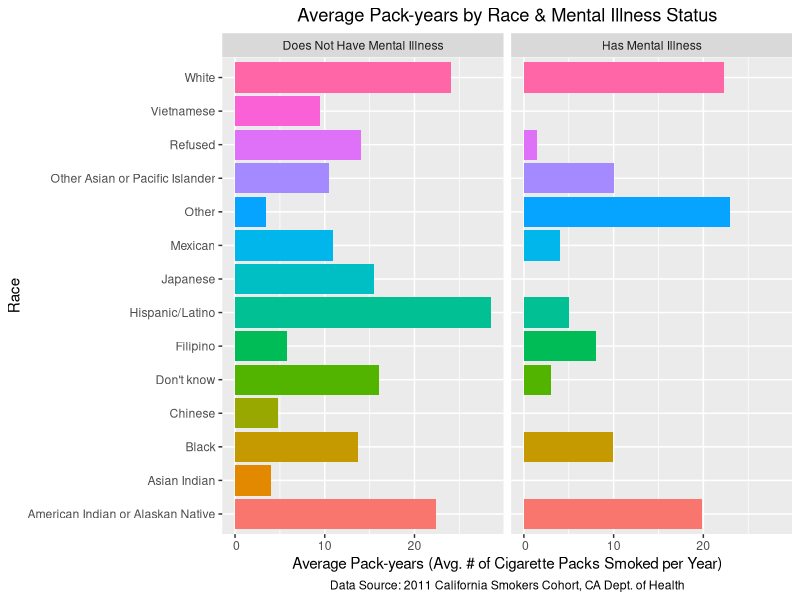
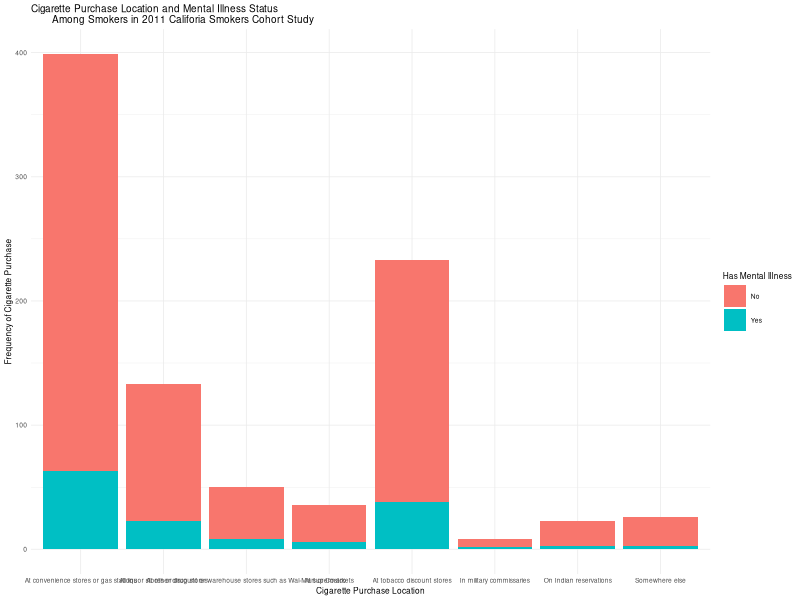

R code for these plots, in order:
## ---- chunk 1
library(tidyverse)
library(knitr)
library(kableExtra)

#Insert previous code with updated datasets 
race_data <-read_csv("ca_csc_outcome_race_data.csv",
            col_select = c(ID, NERVOUS, WORRYING, PROBINTR,
                           PROBDOWN, ASTHMA, HEARTDIS,
                           DIABETES, OTHMENILL, race01, race02, race03,
                           race04, race05, race06, race07, race08,
                           race09, race10, race11, race12, race13,
                           race14, race15),
            na = c("", "NA", "NA/Not Applicable", "N/A", "n/a",
                   "(DO NOT READ) NA/Not Applicable",
                   "(DO NOT READ) Refused",
                   "(DO NOT READ) Don't know"))

smoker_data <- read_csv("ca_csc_smoker_data.csv",
            col_select = c(psraid, smokstat, WHEREBUY, BUYCALIF,
                           HOWMANY, SMOK6NUM, SMOK6UNI),
            na = c("", "NA", "NA/Not Applicable", "N/A", "n/a",
                   "(DO NOT READ) NA/Not Applicable",
                   "(DO NOT READ) Refused",
                   "(DO NOT READ) Don't know"))

#Changed casing for variables from capitals to lowercase in both dataframes
#of race_data and smoker_data
names(race_data) <- tolower(names(race_data))
names(smoker_data) <- tolower(names(smoker_data))

#Re-coded "100 or more cigarettes" to "100" for future pack-year calculations
#once the variable `howmany` is converted from character to numeric data type
smoker_data$howmany <- recode(smoker_data$howmany,
                              "100 or more cigarettes" = "100")

#Changed the data type of `howmany` from character to numeric in order to
#perform calculations for pack-years later
smoker_data$howmany <- as.numeric(smoker_data$howmany)

#Re-coded "In military commissaries, or" to "In military commissaries", as well
#as "Somewhere else (SPECIFY)?" to "Somewhere else" to make
#response option more understandable when displayed for the variable `wherebuy`.
smoker_data$wherebuy <- recode(smoker_data$wherebuy,
                  "In military commissaries, or" = "In military commissaries",
                  "Somewhere else (SPECIFY)?" = "Somewhere else")

#Created new variable `race` to combine variables race01:race15 into one column. 
race_data_2 <- race_data %>%
  mutate(race = case_when(race01 == "Yes" ~ "White",
        race02 == "Yes" ~ "Black",
        race03 == "Yes" ~ "Japanese",
        race04 == "Yes" ~ "Chinese",
        race05 == "Yes" ~ "Filipino",
        race06 == "Yes" ~ "Korean",
        race07 == "Yes" ~ "Other Asian or Pacific Islander",
        race08 == "Yes" ~ "American Indian or Alaskan Native",
        race09 == "Yes" ~ "Mexican",
        race10 == "Yes" ~ "Hispanic/Latino",
        race11 == "Yes" ~ "Other",
        race12 == "Yes" ~ "Vietnamese",
        race13 == "Yes" ~ "Asian Indian",
        race14 == "Yes" ~ "Refused",
        race15 == "Yes" ~ "Don't know")) %>%
  select(-(race01:race15))

#Created new variable "packs_per_day" for future calculations for pack-years
smoker_data_2 <- smoker_data %>% mutate(packs_per_day = howmany/20)

## ---- chunk 2
#We calculated pack-years, which is given by the formula of
#pack-years = # of packs of cigarettes smoked per day * years a person has smoked.
#This calculation led to the creation of a new variable called `pack_years`.
#`pack_years` was created conditionally based on the three different time units
#as determined by the existing variable `smok6uni`, which are: "Days", "Months",
#and "Years". To change the unit of "Days" to years, we set up a conditional
#statement in the code to divide `smok6num` by 365 before multiplying the result
#by `packs_per_day` to get pack-years. Similarly, to change the unit of "Months"
#to years, we set up a conditional statement in the code to divide `smok6num`
#by 12 before multiplying the result by `packs_per_day` to get pack-years. For
#`smok6uni` observations that have the value "Years", we just multiplied
#`smok6num` by `packs_per_day` to get pack-years directly. We assigned
#this overall change in the data frame smoker_data_2 to a new data frame
#called smoker_data_3, which includes the new variable `pack_years`.

smoker_data_3 <- smoker_data_2 %>%
  mutate(pack_years =
           case_when(smok6uni == "Days" ~ packs_per_day*(smok6num/365),
                     smok6uni == "Months" ~ packs_per_day*(smok6num/12),
                     smok6uni == "Years" ~ packs_per_day*(smok6num)))

#We then rounded `pack_years` to the nearest whole number for all observations.

smoker_data_3$pack_years <- round(smoker_data_3$pack_years, 0)

## ---- chunk 3

#In order to join our two cleaned data sets together, we first had to remove the
#strings of 'DIS' and 'STAT' from the `id` column of race_data_2 by using gsub().
#We overwrote these changes in the race_data_2 data frame and viewed these new
#changes to make sure the `id` variable only contains numbers and no
#characters.

race_data_2$id <- gsub('[DISSTAT]', '', race_data_2$id)

#Next, looking at the smoker_data_3 data frame, we see that the `psraid`
#variable contains each study participant's unique ID number, but the variable
#is a numeric data type. On the other hand, `id` from the race_data_2
#data frame is a character data type. We needed to convert `psraid` then from
#character to numeric data type because 1) `psraid` is an identifier rather than
#a numeric value to mathematically manipulate even if it does contain numbers
#and 2) in order to perform a join, the two variables must be the same data
#type.

smoker_data_3$psraid <- as.character(smoker_data_3$psraid)

#Afterward, we performed an inner join between race_data_2 and
#smoker_data_3 by each study participant's unique ID number, which is
#represented by `id` in race_data_2 and `psraid` in smoker_data_3. We
#chose to do an inner join because we wanted to select participants that
#exist in each of our two data sets for our final data frame.
#We assigned this join to a new data frame called joined_smoking_df.

joined_smoking_df <- inner_join(x = race_data_2, y = smoker_data_3,
                                by=c("id" = "psraid"))

## ---- chunk 4

#Table for avg pack-years per disease for smokers who have a disease
t_avg_pack_years_disease <- joined_smoking_df %>%
  mutate(disease = case_when(asthma == "Yes" ~ "Asthma",
                            heartdis == "Yes" ~ "Heart Disease",
                            diabetes == "Yes" ~ "Diabetes",
                            othmenill == "Yes" ~ "Mental Illness")) %>%
  select(disease, pack_years) %>%
  filter(!is.na(pack_years), !is.na(disease)) %>%
  group_by(disease) %>%
  summarize(avg_pack_years = round(sum(pack_years)/n(), 0))


#Kable table for avg pack-years per disease for smokers who have a disease
#(produced below)
kable(t_avg_pack_years_disease, 
booktabs=T, 
col.names=c("Disease", "Average Pack-years"),  
align='lcccc', 
caption= 'Average Pack-years for Smokers Who Have a Disease') %>%
kable_styling(full_width = T) %>%
kable_styling(latex_options = "hold_position") %>%
footnote(general = "Data Source: 2011 California Smokers Cohort, CA Dept. of Health")

## ---- chunk 5

#We first created a subset of the data frame joined_smoking_df for our disease of
#interest, mental illness, called avg_pack_years_race_othmenill. This subset
#includes only the variable of `race` and average values of the variable
#`pack_years` pertaining to mental illness status. The purpose of creating this
#subset is to simplify the process of creating a graph in the next step by
#showing only the relevant information we need.

avg_pack_years_race_othmenill <- joined_smoking_df %>%
  filter(!is.na(pack_years)) %>%
  group_by(race, othmenill) %>%
  summarize(avg_pack_years = sum(pack_years)/n())


#We then created a bar graph representing avg_pack_years_race_othmenill excluding
#NA values in the variables `othmenill` and `avg_pack_years` since we have
#determined that the NA values do not present valuable information for our
#analyses.

avg_pack_years_race_othmenill %>%
  drop_na(c(othmenill, avg_pack_years)) %>%
  ggplot(aes(x = race, y = avg_pack_years)) +
  geom_bar(aes(fill=race), stat="identity", position = "dodge") +
  coord_flip() +
  guides(fill = "none") +
  labs(x = "Race",
       y = "Average Pack-years (Avg. # of Cigarette Packs Smoked per Year)",
  title = "Average Pack-years by Race & Mental Illness Status",
  caption = "Data Source: 2011 California Smokers Cohort, CA Dept. of Health") +
  scale_y_continuous(labels = function(x) format(x,big.mark=",",
                                                     scientific=FALSE)) +
  facet_wrap(~ othmenill, labeller = labeller(othmenill =
                                      c("No" = "Does Not Have Mental Illness",
                                        "Yes" = "Has Mental Illness"))) +
  theme(plot.title = element_text(hjust = 0.5),
        plot.caption = element_text(hjust = 0.5))
       
## ---- chunk 6
#As similarly performed as the graph above, 
#we also excluded NA values for wherebuy and othmenill variables prior to creating this graph.
#We chose to create a stack bar graph in order to more easily compare the mental illness status 
#reported by smokers for each cigarette purchase location as well as showcase
#the total number of times (frequency) cigarettes were purchased at each location by smokers.

location_othemenill_graph <- joined_smoking_df %>%
  select(wherebuy,othmenill,pack_years) %>%
  filter(!is.na(wherebuy), !is.na(othmenill)) %>%
  ggplot(aes(x=wherebuy)) + 
  geom_bar(aes(fill=othmenill), position="stack") +
  theme_minimal(base_size=6) +
  scale_fill_discrete(name = "Has Mental Illness",) + 
  labs(x="Cigarette Purchase Location",
       y="Frequency of Cigarette Purchase",
       title="Cigarette Purchase Location and Mental Illness Status 
       Among Smokers in 2011 Califoria Smokers Cohort Study")
location_othemenill_graph
